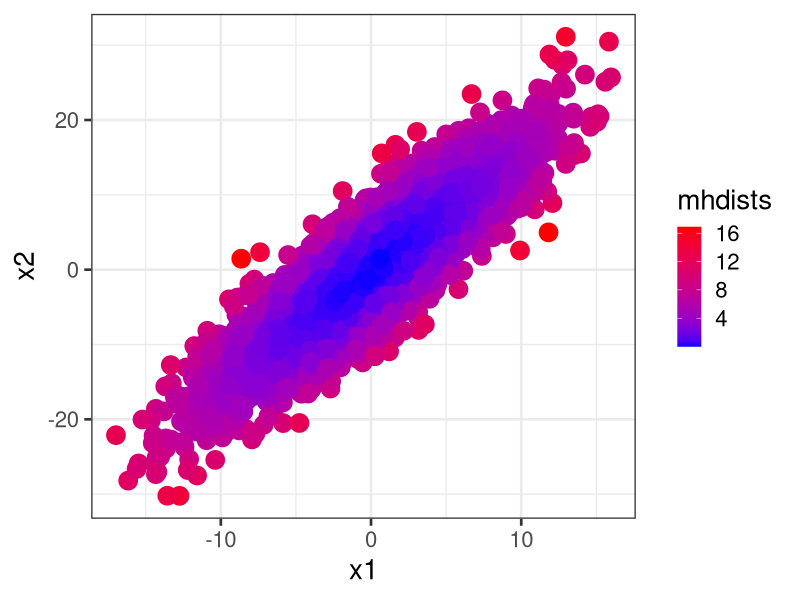
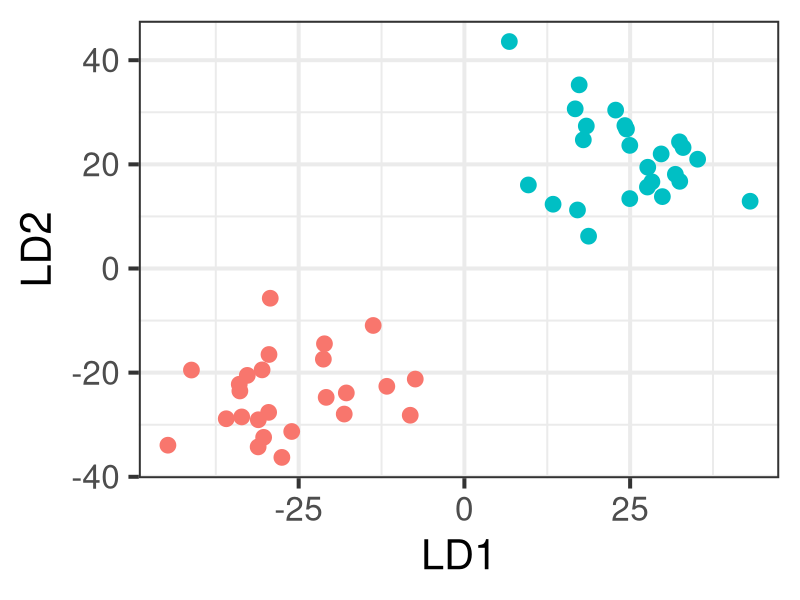

Reproduce these figures in R, in order.
## ---- chunk 1
x <- rnorm(100)
y <- x * 0.3 + rnorm(100, sd=0.4)
z <- rnorm(100)
myMatrix <- cbind(x,y,z)
var(myMatrix)
## ---- chunk 2
head(myMatrix, 4)
cor(myMatrix)
## ---- chunk 3
set.seed(1234)
library(ggplot2)
x1 <- rnorm(5000, sd=5)
x2 <- x1 * 1.5 + rnorm(5000, sd=4)
means <- c(mean(x1), mean(x2))
myMatrix <- cbind(x1, x2)
VCV <- var(myMatrix)
mhdists <- mahalanobis(myMatrix, means, VCV)
qplot(x1,x2, color=mhdists, size=I(6)) + 
  theme_bw(20) + 
  scale_color_continuous(low = "blue", high="red")
## ---- chunk 4
means <- c(mean(x1), mean(x2))
myMatrix <- cbind(x1, x2)
VCV <- var(myMatrix)
## ---- chunk 5
mhdists <- mahalanobis(myMatrix, means, VCV)
mhdists[1:4]
## ---- chunk 6
var1 <- rnorm(5); var2 <- rnorm(5)
myMatrix <- cbind(var1,var2); head(myMatrix, 3)
dist(myMatrix)
## ---- chunk 7
x <- rnorm(50, mean=25, sd=8)
y <- rnorm(50, mean=24, sd=8)
x <- x * c(-1, 1)
y <- y * c(-1, 1)
qplot(x=x,y=y, color=rep(c("A", "B"), 25), size=I(5)) + theme_bw(30) + labs(x="LD1", y="LD2") + guides(color="none")
